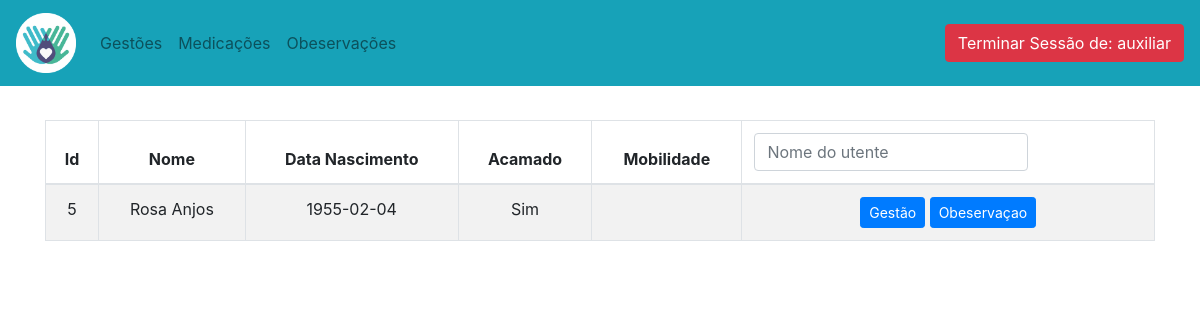
/index_auxiliar.php (signed in), run on the app's committed database.
### tables this page shows
CREATE TABLE IF NOT EXISTS `utentes` (
  `idutentes` int(11) NOT NULL AUTO_INCREMENT,
  `nome` varchar(45) DEFAULT NULL,
  `datanascimento` date DEFAULT NULL,
  `morada` varchar(45) DEFAULT NULL,
  `contacto` int(11) DEFAULT NULL,
  `acamado` enum('Sim','Nao') DEFAULT NULL,
  `mobilidade` varchar(45) DEFAULT NULL,
  `contactoemer` varchar(45) DEFAULT NULL,
  `departamento` varchar(45) NOT NULL,
  PRIMARY KEY (`idutentes`)
);

### index_auxiliar.php (the view, shortened to what this page needs)
<!doctype html>
<html lang="en">
  <head>
		<link rel="stylesheet" href="https://stackpath.bootstrapcdn.com/bootstrap/4.3.1/css/bootstrap.min.css">
			<head>
			<body>
		  <nav class="navbar navbar-light navbar-expand-md bg-info justify-content-center fixed-top">
		 <a class="navbar-brand" href="/PAPoriginal/index_chefe.html">
          <img src="logo.png" alt="logo" style="width:60px;">
        </a>
		  <div class="collapse navbar-collapse" id="navbarNavDropdown">
			<ul class="navbar-nav">
			  <li class="nav-item">
				<a class="nav-link" href="gestao_higiene/lista_a_gestao.php">Gestões</a>
			  </li>
			    <li class="nav-item">
				<a class="nav-link" href="gestao_higiene/ver_med.php">Medicações</a>
			  </li>
			    <li class="nav-item">
				<a class="nav-link" href="obs/lista_obs.php">Obeservações</a>
			  </li>
			</ul></div>
			<ul class="nav navbar-nav navbar-right">
	  <a class="nav-link" href="sair.php"></a>
      <a class=" btn btn-danger" type="submit" href="login/sair.php">Terminar Sessão de: <?php echo $_SESSION['nome_utilizador']; ?></a>
    </ul>
		</nav>
			<div class="container">
			<div class="table-responsive">
			<div style="margin-top:120px">
			<table class="table table-hover table-bordered table-striped text-center" id="result">
		  <thead>
			<tr>
			 <th scope="col">Id</th>
			  <th scope="col">Nome</th>
			  <th scope="col">Data Nascimento</th>
			  <th scope="col">Acamado</th>
			  <th scope="col">Mobilidade</th>
			  <th scope="col">
			  <form class="form-inline" >
					<input class="form-control mr-sm-2" id="opesqu" type="search" onkeyup="pesquisa()" placeholder="Nome do utente" id="nome" name="nome" aria-label="Search">
			</form>
			</th>
			</tr>
		  </thead>
		<tbody>
<?php
				try {
				  $mysqli = new mysqli("localhost", "root", "", "idosos_pap");
				  $mysqli->set_charset("utf8mb4");
				} catch(Exception $e) {
				  error_log($e->getMessage());
				  exit('Error connecting to database');
				}
	$dep = $_SESSION['dep'];
				$stmt = $mysqli->prepare('SELECT * FROM utentes where departamento="'.$dep.'" ');
				$stmt->execute();
				$result = $stmt->get_result();
				while($row = $result->fetch_assoc()) {
					  echo"<tr>";
						  echo"<td>".$row['idutentes']."</td>";
						  echo"<td>".$row['nome']."</td>";
						  echo"<td>".$row['datanascimento']."</td>";
						  echo"<td>".$row['acamado']."</td>";
						  echo"<td>".$row['mobilidade']."</td>";
						  echo'<td><button type="button" class="btn btn-sm btn-primary" data-toggle="modal" data-target="#modagestao"
							  data-idpri='.$row['idutentes'].'
							  data-nome='.$row['nome'].'
							  >Gestão</button>
						  <button type="button" class="btn btn-sm btn-primary" data-toggle="modal" data-target="#modaobs"
							  data-idpri='.$row['idutentes'].'
							  data-nome='.$row['nome'].'
							  >Obeservaçao</button>
							 </td>';
					  echo"</tr>";
				}
			?>
		</tbody>
</div>
</div>
</div>
</body>
</html>

### data on the page
utentes: idutentes "5", nome "Rosa Anjos", datanascimento "1955-02-04", acamado "Sim"

### other printed values
$_SESSION['nome_utilizador'] "auxiliar"
